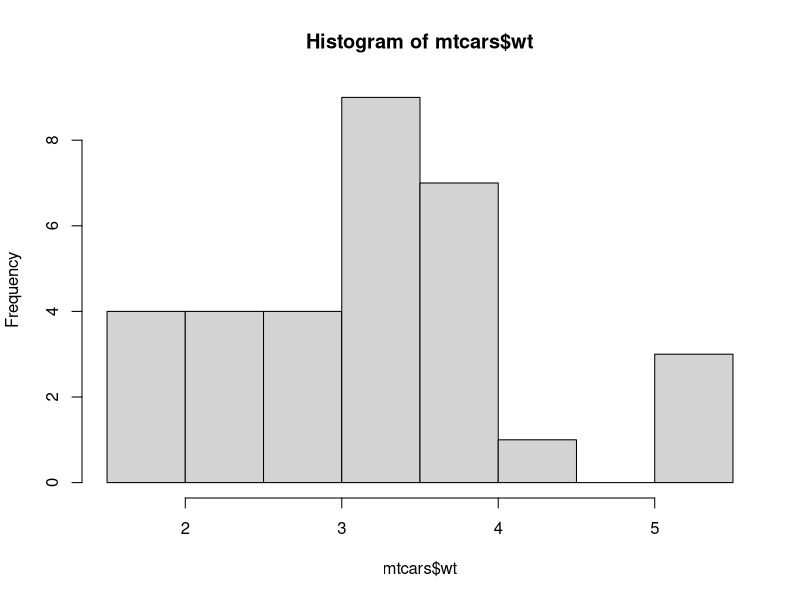
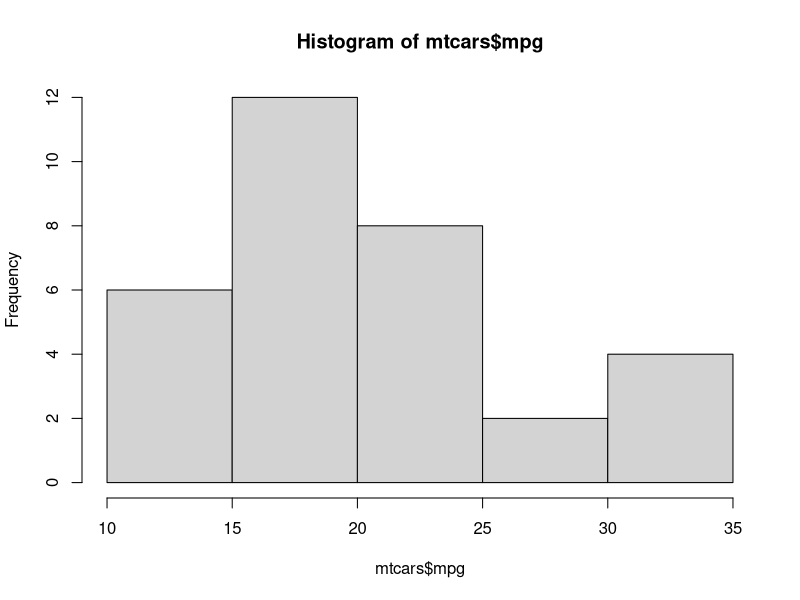
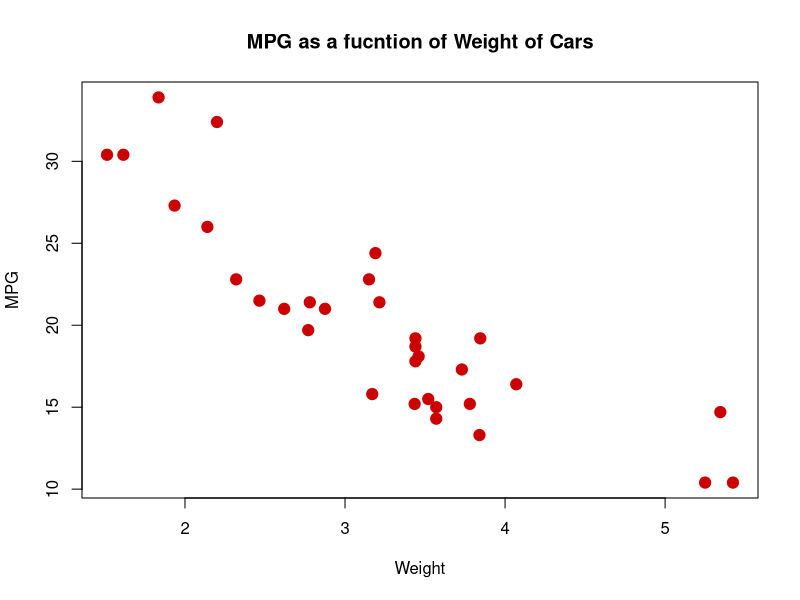

Recreate these plots in R, in order.
library(datasets)

head(mtcars)

hist(mtcars$wt)
hist(mtcars$mpg)

plot(mtcars$wt, mtcars$mpg,
	pch = 19,
	cex = 1.5,
	col = "#cc0000",
	main = "MPG as a fucntion of Weight of Cars",
	xlab = "Weight",
	ylab = "MPG")